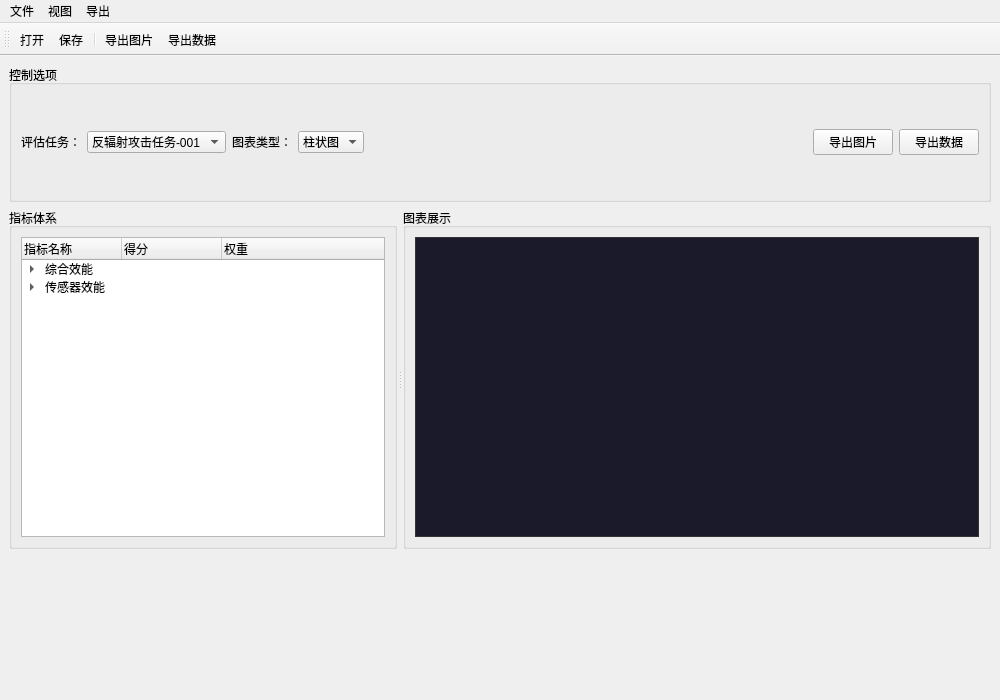
<?xml version="1.0" encoding="UTF-8"?>
<ui version="4.0">
 <class>EvaluationResultWidget</class>
 <widget class="QMainWindow" name="EvaluationResultWidget">
  <property name="geometry">
   <rect>
    <x>0</x>
    <y>0</y>
    <width>1000</width>
    <height>700</height>
   </rect>
  </property>
  <property name="windowTitle">
   <string>评估结果展示</string>
  </property>
  <widget class="QWidget" name="centralwidget">
   <layout class="QVBoxLayout" name="verticalLayout">
    <!-- 顶部参数栏 -->
    <item>
     <widget class="QGroupBox" name="groupBoxControl">
      <property name="title">
       <string>控制选项</string>
      </property>
      <layout class="QHBoxLayout" name="horizontalLayout">
       <item>
        <widget class="QLabel" name="labelTask">
         <property name="text">
          <string>评估任务：</string>
         </property>
        </widget>
       </item>
       <item>
        <widget class="QComboBox" name="comboTask">
         <item>
          <property name="text">
           <string>反辐射攻击任务-001</string>
          </property>
         </item>
         <item>
          <property name="text">
           <string>协同压制任务-002</string>
          </property>
         </item>
        </widget>
       </item>
       <item>
        <widget class="QLabel" name="labelChartType">
         <property name="text">
          <string>图表类型：</string>
         </property>
        </widget>
       </item>
       <item>
        <widget class="QComboBox" name="comboChartType">
         <item>
          <property name="text">
           <string>柱状图</string>
          </property>
         </item>
         <item>
          <property name="text">
           <string>折线图</string>
          </property>
         </item>
         <item>
          <property name="text">
           <string>饼图</string>
          </property>
         </item>
         <item>
          <property name="text">
           <string>雷达图</string>
          </property>
         </item>
        </widget>
       </item>
       <item>
        <spacer name="horizontalSpacer">
         <property name="orientation">
          <enum>Qt::Horizontal</enum>
         </property>
         <property name="sizeHint" stdset="0">
          <size>
           <width>40</width>
           <height>20</height>
          </size>
         </property>
        </spacer>
       </item>
       <item>
        <widget class="QPushButton" name="btnExportImage">
         <property name="text">
          <string>导出图片</string>
         </property>
        </widget>
       </item>
       <item>
        <widget class="QPushButton" name="btnExportData">
         <property name="text">
          <string>导出数据</string>
         </property>
        </widget>
       </item>
      </layout>
     </widget>
    </item>
    <!-- 主内容区域：指标体系树 + 图表显示 -->
    <item>
     <widget class="QSplitter" name="splitter">
      <property name="orientation">
       <enum>Qt::Horizontal</enum>
      </property>
      <property name="handleWidth">
       <number>6</number>
      </property>
      <!-- 左侧指标树 -->
      <widget class="QGroupBox" name="groupBoxTree">
       <property name="title">
        <string>指标体系</string>
       </property>
       <layout class="QVBoxLayout" name="verticalLayout_2">
        <item>
         <widget class="QTreeWidget" name="treeIndicators">
          <property name="headerHidden">
           <bool>false</bool>
          </property>
          <column>
           <property name="text">
            <string>指标名称</string>
           </property>
          </column>
          <column>
           <property name="text">
            <string>得分</string>
           </property>
          </column>
          <column>
           <property name="text">
            <string>权重</string>
           </property>
          </column>
          <item>
           <property name="text">
            <string>综合效能</string>
           </property>
           <item>
            <property name="text">
             <string>目标摧毁概率</string>
            </property>
           </item>
           <item>
            <property name="text">
             <string>无人机生存率</string>
            </property>
           </item>
           <item>
            <property name="text">
             <string>弹药消耗</string>
            </property>
           </item>
          </item>
          <item>
           <property name="text">
            <string>传感器效能</string>
           </property>
           <item>
            <property name="text">
             <string>雷达探测距离</string>
            </property>
           </item>
           <item>
            <property name="text">
             <string>抗干扰能力</string>
            </property>
           </item>
          </item>
         </widget>
        </item>
       </layout>
      </widget>
      <!-- 右侧图表区域 -->
      <widget class="QGroupBox" name="groupBoxChart">
       <property name="title">
        <string>图表展示</string>
       </property>
       <layout class="QVBoxLayout" name="verticalLayout_3">
        <item>
         <!-- 图表容器，实际使用中应提升为 QChartView -->
         <widget class="QWidget" name="chartContainer" native="true">
          <property name="minimumSize">
           <size>
            <width>400</width>
            <height>300</height>
           </size>
          </property>
          <property name="styleSheet">
           <string notr="true">background-color: #1a1a2a; border: 1px solid #333;</string>
          </property>
         </widget>
        </item>
       </layout>
      </widget>
     </widget>
    </item>
    <!-- 底部状态栏 -->
    <item>
     <widget class="QStatusBar" name="statusBar">
      <property name="sizeGripEnabled">
       <bool>false</bool>
      </property>
     </widget>
    </item>
   </layout>
  </widget>
  <widget class="QMenuBar" name="menubar">
   <property name="geometry">
    <rect>
     <x>0</x>
     <y>0</y>
     <width>1000</width>
     <height>22</height>
    </rect>
   </property>
   <widget class="QMenu" name="menuFile">
    <property name="title">
     <string>文件</string>
    </property>
    <addaction name="actionOpen"/>
    <addaction name="actionSave"/>
    <addaction name="separator"/>
    <addaction name="actionExit"/>
   </widget>
   <widget class="QMenu" name="menuView">
    <property name="title">
     <string>视图</string>
    </property>
    <addaction name="actionShowTree"/>
    <addaction name="actionShowToolbar"/>
   </widget>
   <widget class="QMenu" name="menuExport">
    <property name="title">
     <string>导出</string>
    </property>
    <addaction name="actionExportImage"/>
    <addaction name="actionExportData"/>
   </widget>
   <addaction name="menuFile"/>
   <addaction name="menuView"/>
   <addaction name="menuExport"/>
  </widget>
  <widget class="QToolBar" name="toolBar">
   <property name="windowTitle">
    <string>toolBar</string>
   </property>
   <attribute name="toolBarArea">
    <enum>TopToolBarArea</enum>
   </attribute>
   <attribute name="toolBarBreak">
    <bool>false</bool>
   </attribute>
   <addaction name="actionOpen"/>
   <addaction name="actionSave"/>
   <addaction name="separator"/>
   <addaction name="actionExportImage"/>
   <addaction name="actionExportData"/>
  </widget>
  <action name="actionOpen">
   <property name="text">
    <string>打开</string>
   </property>
  </action>
  <action name="actionSave">
   <property name="text">
    <string>保存</string>
   </property>
  </action>
  <action name="actionExit">
   <property name="text">
    <string>退出</string>
   </property>
  </action>
  <action name="actionShowTree">
   <property name="text">
    <string>显示指标树</string>
   </property>
   <property name="checkable">
    <bool>true</bool>
   </property>
   <property name="checked">
    <bool>true</bool>
   </property>
  </action>
  <action name="actionShowToolbar">
   <property name="text">
    <string>显示工具栏</string>
   </property>
   <property name="checkable">
    <bool>true</bool>
   </property>
   <property name="checked">
    <bool>true</bool>
   </property>
  </action>
  <action name="actionExportImage">
   <property name="text">
    <string>导出图片</string>
   </property>
  </action>
  <action name="actionExportData">
   <property name="text">
    <string>导出数据</string>
   </property>
  </action>
 </widget>
 <resources/>
 <connections/>
</ui>
